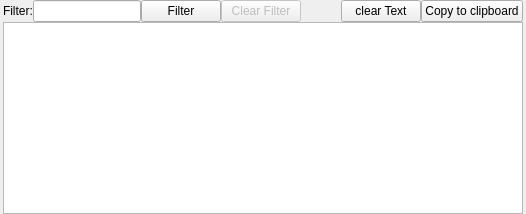
  <widget class="QDockWidget" name="dockLogviewer">
   <property name="sizePolicy">
    <sizepolicy hsizetype="Expanding" vsizetype="Expanding">
     <horstretch>0</horstretch>
     <verstretch>0</verstretch>
    </sizepolicy>
   </property>
   <property name="windowTitle">
    <string>Log output</string>
   </property>
   <attribute name="dockWidgetArea">
    <number>8</number>
   </attribute>
   <widget class="QWidget" name="dockWidgetContents">
    <layout class="QVBoxLayout" name="verticalLayout_3" stretch="0,1">
     <property name="spacing">
      <number>0</number>
     </property>
     <property name="leftMargin">
      <number>3</number>
     </property>
     <property name="topMargin">
      <number>0</number>
     </property>
     <property name="rightMargin">
      <number>3</number>
     </property>
     <property name="bottomMargin">
      <number>0</number>
     </property>
     <item>
      <layout class="QHBoxLayout" name="horizontalLayout_3">
       <item>
        <widget class="QLabel" name="label_7">
         <property name="text">
          <string>Filter:</string>
         </property>
        </widget>
       </item>
       <item>
        <widget class="QLineEdit" name="logFilterExpression"/>
       </item>
       <item>
        <widget class="QPushButton" name="pbFilterExecute">
         <property name="text">
          <string>Filter</string>
         </property>
        </widget>
       </item>
       <item>
        <widget class="QPushButton" name="pbLogFilterClear">
         <property name="enabled">
          <bool>false</bool>
         </property>
         <property name="text">
          <string>Clear Filter</string>
         </property>
        </widget>
       </item>
       <item>
        <spacer name="horizontalSpacer">
         <property name="orientation">
          <enum>Qt::Horizontal</enum>
         </property>
         <property name="sizeHint" stdset="0">
          <size>
           <width>40</width>
           <height>20</height>
          </size>
         </property>
        </spacer>
       </item>
       <item>
        <widget class="QPushButton" name="pbLogClearText">
         <property name="text">
          <string>clear Text</string>
         </property>
        </widget>
       </item>
       <item>
        <widget class="QPushButton" name="pbLogToClipboard">
         <property name="text">
          <string>Copy to clipboard</string>
         </property>
        </widget>
       </item>
      </layout>
     </item>
     <item>
      <widget class="QPlainTextEdit" name="logOutput">
       <property name="minimumSize">
        <size>
         <width>0</width>
         <height>50</height>
        </size>
       </property>
       <property name="readOnly">
        <bool>true</bool>
       </property>
      </widget>
     </item>
    </layout>
   </widget>
  </widget>
